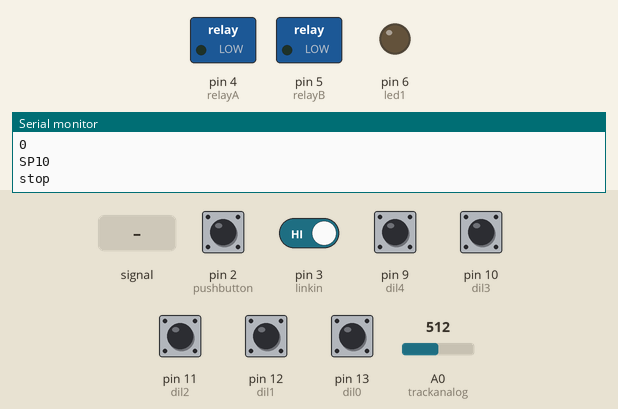
Simulated run of this sketch. Board: Arduino Pro Mini, built with avr-gcc and run on an emulated ATmega328P. Parts: switched loads named in the sketch (green lamp = pin HIGH), output pins drawn as LEDs (lit = HIGH), the last lines printed to the serial monitor. The inputs (shaded band) are chosen by the test bench; at power-on: pin 2 (pushbutton), pin 3 (linkin), pin 9 (dil4), pin 10 (dil3), pin 11 (dil2), pin 12 (dil1), pin 13 (dil0) HIGH, A0 (trackanalog) = 512.

Above: at 6.2 s.
6.3 s: A0 (trackanalog) fed a 2 Hz sine of ±306 counts around its level
At 7.4 s:
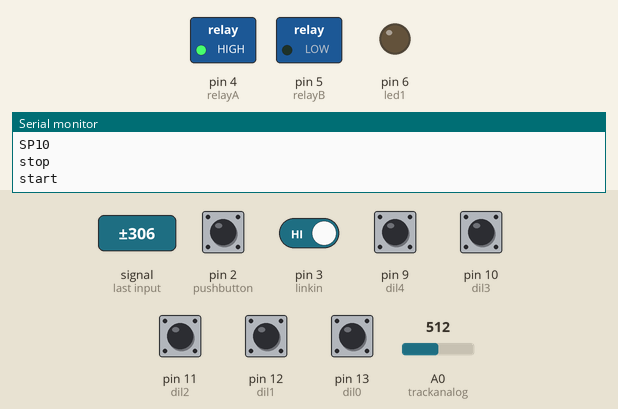
7.8 s: pin 2 (pushbutton) pulled LOW for 0.15 s
At 7.88 s:
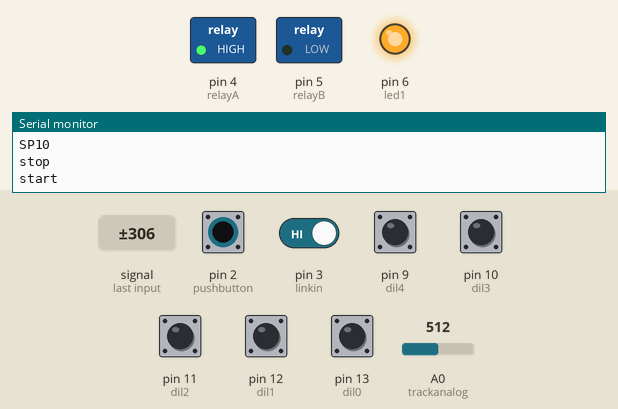
9.4 s: pin 3 (linkin) driven LOW
At 9.9 s:
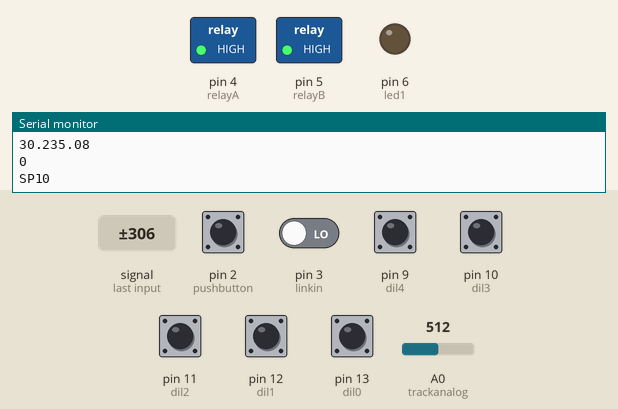
13.9 s: pin 2 (pushbutton) pulled LOW for 1 s
At 15.5 s:
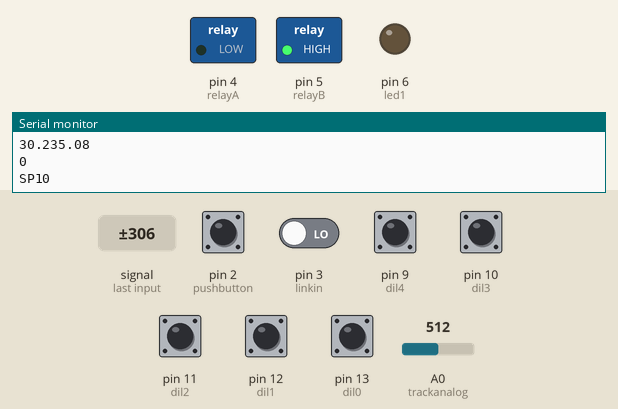
16.4 s: pin 10 (dil3) pulled LOW for 0.15 s
At 16.7 s:
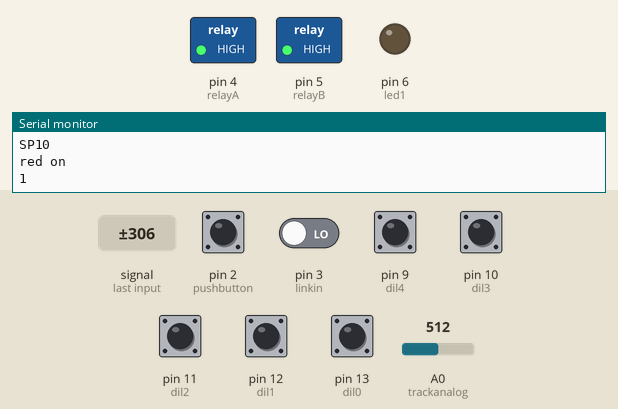
22.9 s: pin 2 (pushbutton) driven LOW and pin 3 (linkin) driven HIGH
At 32.3 s:
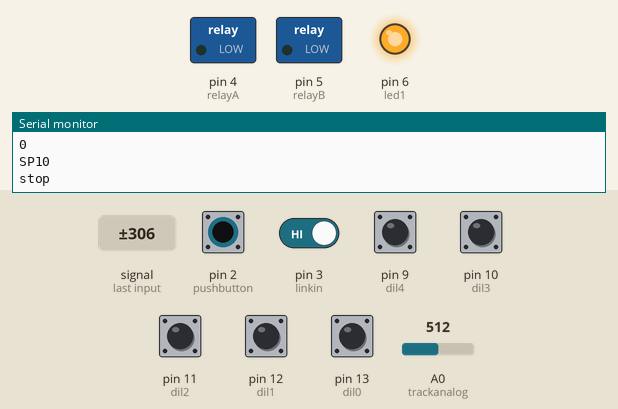
Timing chart, 0 to 32.9 s (numbered marks = the images above; inputs shaded):
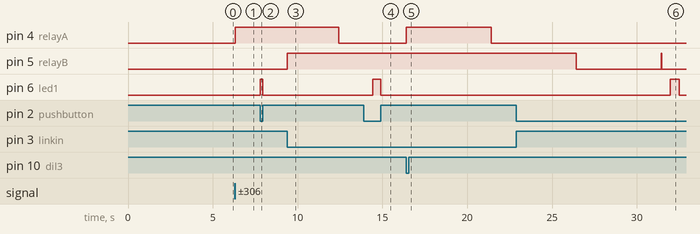

The sketch:

signalDIL.ino
```cpp
/*Version 1 mod 3 nov 2021
            mod 4 dil swt added 17/11/21
            mod 5 data setup added 23 Nov 2021
            mod 6 dil keys modified 30 Nov 2021
            mod 7 resetting printout 8  DEC 2021
            mod 8 flashled added befor void loop 14 DEC 2021
   Board ref :-6A S4b.sch
  This is the first version of the fully operational
  track circuit for  instation on a signal post
                   Analouge inputs are used as follows:
  A0 - track detectors:
  P2 - push button
  P3 - Link in monitor input
                  didital i/o is used for output as follows:
  op4 - relay A TPR
  op5 - relay B Linkin switching relay
  op6 - LED
  iP7 bluetooth tansmit (promini rec)
  iP8 bluetooth recieve (promini receive)
  note: bluetooth receive input is s3.3v

                               Program summary:
  TRAFFIC DETECTION
  The track detector input AO is monitored every 10 millisecs
  if it is below the TRACKTARGETVALUE
      then DELAYTIME is set the DELAYTARGET + current time in
      milliseconds and op4 is set HIGH
  If the track detector input is above the TRACKTARGETVALUE
      and the current time is greater than the
      DELAYTIME then op4 is set low.
      (Note relay input is inverted ie low input turns relay on)

  LINKIN
  If the Linkin monitor input P3 is HIGH then op5 is set LOW
  If Linkin monitor input is LOW then op5 is set HIGH
*/
#include <SoftwareSerial.h>
SoftwareSerial BTserial(7, 8); // RX | TX
int sensorPin = A0;
int sensorValue = 123;
int long tracktargetvalue = 150; // holds the analogue detect setting
unsigned long delaytime;
int long delayvalue;
int trackcircuitstate = 0;
int linkinstate = 0;
int pushbuttonstate = 0;
int relayA = 4;               // track circuit relay A
int relayB = 5;               // Link in
int led1 = 6;
int trackanalog = A0;         // track circuit input
int linkin = 3 ;              // Linkin input
int pushbutton = 2;
unsigned long flashtime = 0;
int ledflashflag = 0;
int flashstate = 0;
int long btt = 0;
int long bttold = 0;
int cycletime = 0;
int long  stime = 0;
int long ftime = 0;
unsigned long flashperiod = 500;
float volts = 0;
float tripv = 0;
int trackbusy = 0 ;
int oldtrackbusy = 0;
int exittrack = 0 ;
int oldexittrack = 0;
float transittimestart = 0;
float transittime = 0.0 ;
float sspeed = 0.0;
long tracklength = 170.0;
//                                  dil switch
int dil0 = 13;
int dil1 = 12;
int dil2 = 11;
int dil3 = 10;
int dil4 = 9;
int dilacc1 = 0;
int dilacc2 = 0;
int dils0 = 0;
int dils1 = 0;
int dils2 = 0;
int dils3 = 0;
int dils4 = 0;

void setup()
{


  pinMode(9, INPUT_PULLUP);
  pinMode(10, INPUT_PULLUP);
  pinMode(11, INPUT_PULLUP);
  pinMode(12, INPUT_PULLUP);
  pinMode(13, INPUT_PULLUP);
  // constants won't change. They're used here to
  // set pin numbers
  // variables will change:
   Serial.begin(9600);
  BTserial.begin(9600);
  long delaytime = 0;
  delayvalue = 5000; /*delays the clearance of the RED for a
                                specified time*/
  // initialize the output pins:
  pinMode(relayA , OUTPUT);
  pinMode(relayB , OUTPUT);
  pinMode(led1 , OUTPUT);
  // initialize the input pins:
  pinMode (pushbutton, INPUT_PULLUP);
  pinMode (linkin, INPUT);
  delay (5000);

  // Test for track clear.

  tracktargetvalue = (analogRead(trackanalog) / 2);
  if (tracktargetvalue < 75)
  {
    tracktargetvalue = 1200;
  }
  // Note setttng the TTV higher than the maximum possible ensures
  // that the signal is set to RED IF the system was powered up
  // with the track section  short circuited.

  trackcircuitstate = analogRead(trackanalog);

  if (trackcircuitstate < 150) {  // track busy detected
    digitalWrite (relayA , HIGH); //turn relay A off  sets
    // signal
  }
}
  void loop()
  {
    stime = micros();
    int temp1 = digitalRead(pushbutton);
    if (temp1 < 1)
    {
      BTserial.println("resetting");
      tracktargetvalue = (analogRead(trackanalog) / 2);
      ledflashflag = 1;
      flashled();
    }
    else
    {
      ledflashflag = 0;
      flashled();
    }
    //process relayA track
    oldtrackbusy = trackbusy;
    trackcircuitstate = analogRead(trackanalog);
    if (trackcircuitstate < tracktargetvalue) // train detected
    {
      digitalWrite (relayA , HIGH); //turn relay A off track occupied
      delaytime = (millis() + delayvalue);
      trackbusy = 1;
    }
    if (millis() > delaytime)  {
      digitalWrite(relayA, LOW); //Turn relay A on Line is clear
      trackbusy = 0;
    }
    oldexittrack = exittrack;
    linkinstate  = digitalRead(linkin);
    if (linkinstate  == LOW)    {
      // turn relay B off, signal ahead  RED
      digitalWrite(relayB, HIGH);
      exittrack = 0;
    }
    else
    {
      //Turn relay B on, signal ahead CLEAR (YELLOW or GREEN).
      digitalWrite(relayB, LOW);
      exittrack = 1;
    }
    bluetoothop();
    speedtest();
    lamptest ();
    ftime = micros ();
    cycletime = (ftime - stime);
  }
  void flashled()
  {
    if (ledflashflag > 0) // flash requested
    { unsigned long temp = millis();
      if (flashtime < temp)
      {
        flashtime = (temp + flashperiod);
        if (flashstate > 0)
        {
          (flashstate = 0);
          digitalWrite (led1, LOW);
        }
        else
        {
          flashstate = 1;
          digitalWrite (led1, HIGH);
        }
      }
    }
    else                 //Flash turned off
    {
      digitalWrite (led1, LOW);
    }
  }
  void bluetoothop ()

  {
    btt = millis();
    if ( btt > (bttold + 4000))
    {
      bttold = millis();

      float volts = (trackcircuitstate / 204.8);
      if (dilacc1 == 0 )BTserial.print("SP10 - Sec AB length ");
      if (dilacc1 == 1 )BTserial.print("SP11 - Sec AC length ");
      if (dilacc1 == 2 )BTserial.print("SP12 - Sec AD length ");
      if (dilacc1 == 3 )BTserial.print("SP13 - Sec AE length ");
      BTserial.print (tracklength);
      BTserial.println ("ft");
      BTserial.print("trackvolts ");
      // Serial.println (tracktargetvalue);
      BTserial.print (volts);
      BTserial.print(",");
      BTserial.print("TRIP VOLTS ");
      float tripv = (tracktargetvalue / 204.8);
      BTserial.print(tripv);
      BTserial.print(";");
      BTserial.print(" SP ");
      BTserial.print(sspeed);
      Serial.print (sspeed);
      BTserial.println(";");
      Serial.println (transittime);
      idkeys();
    }
  }
  void speedtest()
  {
    if ((trackbusy == 1) && (oldtrackbusy == 0)) //start timing
    {
      Serial.println ("start");
      transittimestart = millis();
      //oldtrackbusy = 1;
    }
    if ((exittrack == 1) && (oldexittrack == 0))
    {
      Serial.println("stop");
      transittime = (millis() - transittimestart);
      transittime = transittime / 1000;
      sspeed = ((tracklength / transittime) / (1.46));
    }
  }
  void idkeys()
  {
    dilacc1 = 0;
    if ((digitalRead(dil0) == 0))dilacc1 = dilacc1 + 1;
    if ((digitalRead(dil1) == 0))dilacc1 = dilacc1 + 2;
    if ((digitalRead(dil2) == 0))dilacc1 = dilacc1 + 4;
    Serial.println(dilacc1);
    if (dilacc1 == 0 )
    {
      Serial.println("SP10");
      tracklength = 224.0;
    }
    if (dilacc1 == 1 )
    {
      Serial.println("SP11");
      tracklength = 199.0;
    }
    if (dilacc1 == 2 )
    {
      Serial.println("SP12");
      tracklength = 177.0;
    }
    if (dilacc1 == 3 )
    {
      Serial.println("SP13");
      tracklength = 145.0;
    }
    if (dilacc1 == 4 )
    {
      Serial.println("u4");
      tracklength = 145.0;
    }
    if (dilacc1 == 5 )
    {
      Serial.println("u5");
      tracklength = 145.0;
    }
    if (dilacc1 == 6 )
    {
      Serial.println("u6");
      tracklength = 145.0;
    }
    if (dilacc1 == 7 )
    {
      Serial.println("u7");
      tracklength = 145.0;
    }
  }
  void lamptest()
  {
    int lptime = (5000);
    while ((digitalRead(dil3) == 0))
    {
      digitalWrite (relayA, HIGH);      // A relay off
      Serial.println ("red on");
      BTserial.println ("red on");      // A off = RED signal
      lampstop ();
      delay (lptime);
      digitalWrite (relayA, LOW);       // A relay off
      Serial.println ("red off");
      BTserial.println ("red off");
      Serial.println ("yellow  on");    /* A on and B off
                                        = YELLOW signal
*/
      BTserial.println ("yellow  on");
      lampstop ();
      delay (lptime);
      digitalWrite (relayB, LOW);      // B relay on
      Serial.println ("yellow off");
      BTserial.println ("yellow off");
      Serial.println ("green on");      /* A on and B on
                                        = GREEN signal */
      BTserial.println ("green on");
      lampstop ();
      delay (lptime);
      digitalWrite (relayB, HIGH);      // B relay off
      Serial.println ("green off");
      BTserial.println ("green off");
    }
  }

  void lampstop()

    {
    Serial.println ((digitalRead(dil4)));
    while ((digitalRead(dil4) == 0))
    {
      delay (500);
    }
  }
```

Measured:
- after the input at 6.3 s, pin 4 (relayA): LOW → HIGH at once
- after the input at 7.8 s, pin 6 (led1): LOW → HIGH at once, → LOW 0.14 s later
- after the input at 9.4 s, pin 5 (relayB): LOW → HIGH at once
- after the input at 13.9 s, pin 6 (led1): LOW → HIGH after 0.52 s, → LOW 0.49 s later
- after the input at 16.4 s, pin 4 (relayA): LOW → HIGH at once, → LOW 5.0 s later
- after the input at 22.9 s, pin 6 (led1): LOW → HIGH after 9.1 s, → LOW 0.51 s later
